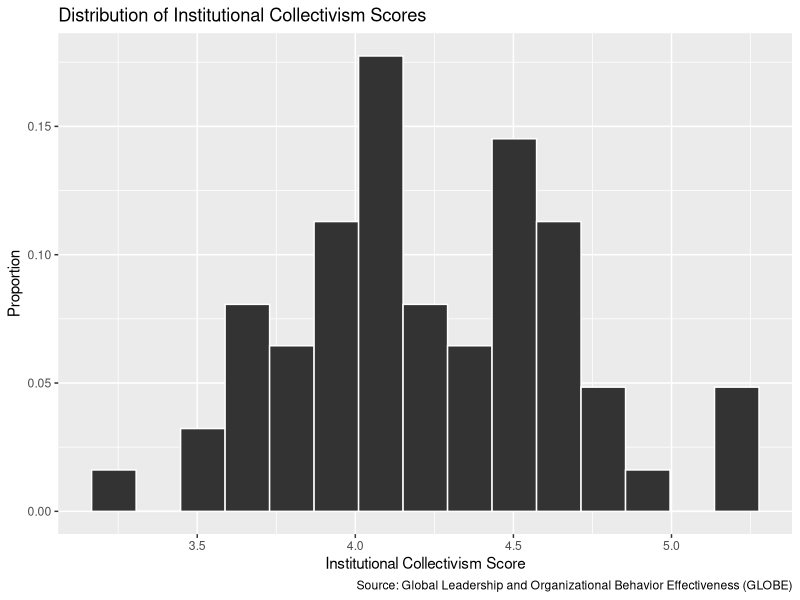
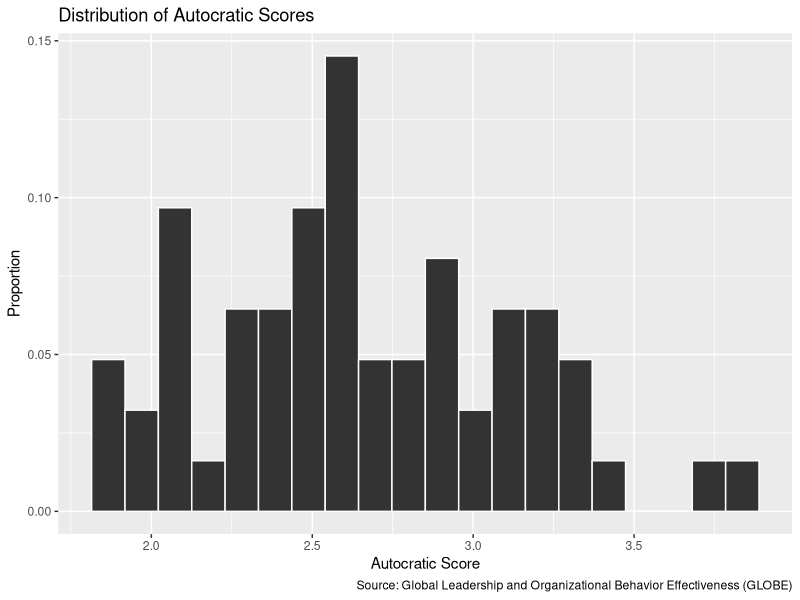
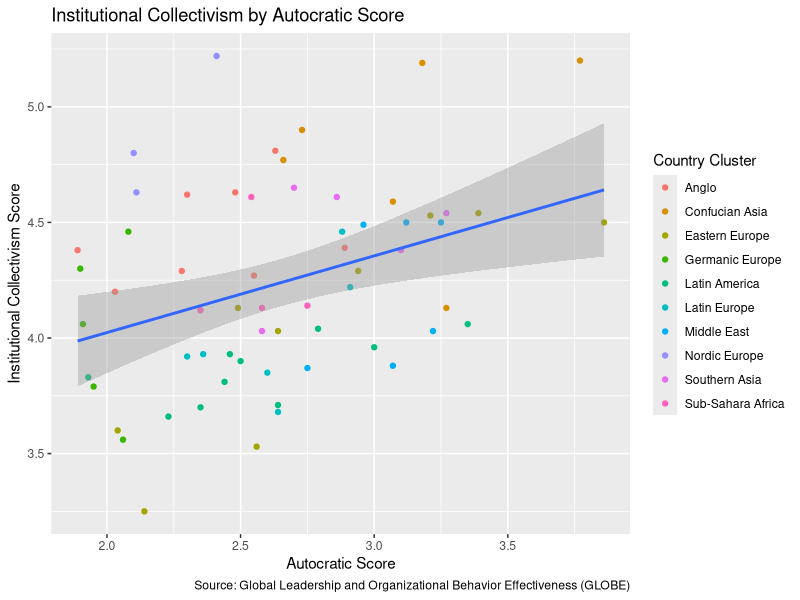

Source code (R) for these figures, in order:
## ---- chunk 1

#Data
library(tidyverse)
library(broom)
library(kableExtra)

global <- read_csv("Data/Globe.csv")

## ---- chunk 2

global |>
  ggplot() +
  geom_histogram(
    aes(
      x = inst_prac, 
      y = ..count../sum(..count..)),
    fill = "grey20", col = "white", 
    bins = 15) +
  labs(
    title = "Distribution of Institutional Collectivism Scores",
    x = "Institutional Collectivism Score",
    y = "Proportion",
    caption = "Source: Global Leadership and Organizational Behavior Effectiveness (GLOBE)"
  )

## ---- chunk 3


global |>
  ggplot() +
  geom_histogram(
    aes(
      x = Autocratic, 
      y = ..count../sum(..count..)),
    fill = "grey20", col = "white", 
    bins = 20) +
  labs(
    title = "Distribution of Autocratic Scores",
    x = "Autocratic Score",
    y = "Proportion",
    caption = "Source: Global Leadership and Organizational Behavior Effectiveness (GLOBE)"
  )

## ---- chunk 4

global |> 
  ggplot(aes(
    x = Autocratic, 
    y = inst_prac)) +
  geom_point(mapping = aes(colour = cluster)) +
  geom_smooth(method = "lm") +
  labs(
    title = "Institutional Collectivism by Autocratic Score",
    x = "Autocratic Score",
    y = "Institutional Collectivism Score",
    caption = "Source: Global Leadership and Organizational Behavior Effectiveness (GLOBE)") +
   guides(color = guide_legend(title = "Country Cluster"))
## ---- chunk 5
#Models: bivariate, multivariate


mod1 <- lm(
  data = global, 
  inst_prac ~ Autocratic)
mod2 <- lm(
  data = global, 
  inst_prac ~ 
    Autocratic + 
    Group + Bureaucratic + Assertiveness)


#Regression results table
results <-
  full_join(
    mod1 |> 
      broom::tidy() |> 
      select(term, est1 = estimate, se1 = std.error, pval1 = p.value),
    mod2 |> 
      broom::tidy() |> 
      select(term, est2 = estimate, se2 = std.error, pval2 = p.value)) |>
  select(term, matches("est"), matches("se"), matches ("pval"))

results |>
  knitr::kable(
    booktabs = TRUE, digits = 2,
    col.names = c("Coefficient", rep(c("Bivariate", "Multivariate"), 3))) |>
  kable_styling(
    position = "center", 
    latex_options = "HOLD_position") |>
  add_header_above(
    header = c(
      " " = 1, 
      "Coef. estimate" = 2, 
      "Std. error" = 2, 
      "P-value" = 2))
